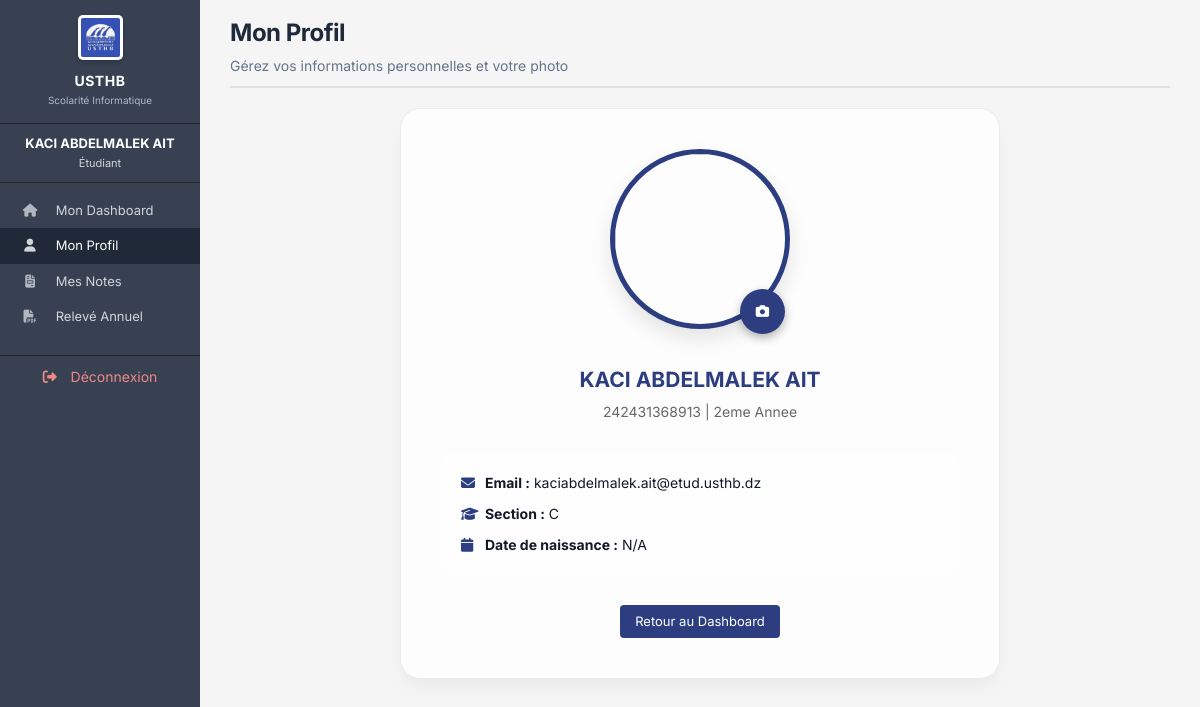
/profil_etudiant.php (signed in), run on the app's committed database.
### tables this page shows
CREATE TABLE `etudiants` (
  `id` int(11) NOT NULL AUTO_INCREMENT,
  `matricule` varchar(20) NOT NULL,
  `nom` varchar(100) NOT NULL,
  `prenom` varchar(100) NOT NULL,
  `email` varchar(150) NOT NULL,
  `mot_de_passe` varchar(255) NOT NULL,
  `niveau` varchar(50) DEFAULT NULL,
  `specialite` varchar(100) DEFAULT NULL,
  `section` varchar(10) DEFAULT NULL,
  `groupe_td` int(11) DEFAULT NULL,
  `groupe_tp` int(11) DEFAULT NULL,
  `date_naissance` date DEFAULT NULL,
  `photo` varchar(255) DEFAULT 'default.png',
  PRIMARY KEY (`id`),
  UNIQUE KEY `matricule` (`matricule`),
  UNIQUE KEY `email` (`email`)
);

### profil_etudiant.php (the view, shortened to what this page needs)
<?php
require_once 'config.php';
$user_id = $_SESSION['user_id'];
$stmt = $pdo->prepare("SELECT * FROM etudiants WHERE id = ?");
$stmt->execute([$user_id]);
$etudiant = $stmt->fetch();
$photo_path = (!empty($etudiant['photo']) && file_exists("uploads/profiles/" . $etudiant['photo']))
    ? "uploads/profiles/" . $etudiant['photo']
    : "assets/img/default-profile.png";
include 'includes/header.php';
include 'includes/sidebar.php';
?>
<div class="main-content">
    <div class="page-header">
        <h1>Mon Profil</h1>
        <p>Gérez vos informations personnelles et votre photo</p>
    </div>
    <div class="profile-container glass-effect" style="max-width: 600px; margin: 0 auto; padding: 40px; border-radius: 20px; text-align: center;">
        <div class="profile-image-wrapper" style="position: relative; display: inline-block; margin-bottom: 25px;">
            <img src="<?= $photo_path ?>" id="preview" style="width: 180px; height: 180px; border-radius: 50%; object-fit: cover; border: 5px solid #2c3e80; box-shadow: 0 10px 20px rgba(0,0,0,0.1);">
            <button onclick="document.getElementById('fileInput').click()" style="position: absolute; bottom: 5px; right: 5px; background: #2c3e80; color: white; border: none; width: 45px; height: 45px; border-radius: 50%; cursor: pointer; display: flex; align-items: center; justify-content: center; box-shadow: 0 4px 10px rgba(0,0,0,0.3);">
                <i class="fa-solid fa-camera"></i>
            </button>
        </div>
        <h2 style="color: #2c3e80; margin-bottom: 5px;"><?= htmlspecialchars($etudiant['prenom'] . ' ' . $etudiant['nom']) ?></h2>
        <p style="color: #666; margin-bottom: 30px;"><?= htmlspecialchars($etudiant['matricule']) ?> | <?= htmlspecialchars($etudiant['niveau']) ?></p>
        <div class="profile-details" style="text-align: left; background: rgba(255,255,255,0.5); padding: 20px; border-radius: 15px;">
            <p style="margin-bottom: 10px;"><i class="fa-solid fa-envelope" style="width: 20px; color: #2c3e80;"></i> <strong>Email :</strong> <?= htmlspecialchars($etudiant['email']) ?></p>
            <p style="margin-bottom: 10px;"><i class="fa-solid fa-graduation-cap" style="width: 20px; color: #2c3e80;"></i> <strong>Section :</strong> <?= htmlspecialchars($etudiant['section']) ?></p>
            <p><i class="fa-solid fa-calendar" style="width: 20px; color: #2c3e80;"></i> <strong>Date de naissance :</strong> <?= $etudiant['date_naissance'] ? date('d/m/Y', strtotime($etudiant['date_naissance'])) : 'N/A' ?></p>
        </div>
        <div style="margin-top: 30px;">
            <a href="dashboard_etudiant.php" class="btn-add" style="background: #2c3e80;">Retour au Dashboard</a>
        </div>
    </div>
</div>
<?php include 'includes/footer.php'; ?>

### assets/css/style.css (style rules this page uses)
:root { --primary-color: #374151; --primary-dark: #1f2937; --sidebar-bg: #262626; --bg-light: #ffffff; --bg-body: #f3f4f6; --text-main: #111827; --text-muted: #6b7280; --accent-gray: #d1d5db; --valid-green: #059669; --invalid-red: #dc2626; }
* { margin: 0; padding: 0; box-sizing: border-box; }
body { font-family: 'Inter', -apple-system, BlinkMacSystemFont, "Segoe UI", Roboto, sans-serif; background-color: var(--bg-body); color: var(--text-main); font-size: 14px; line-height: 1.5; }
a { text-decoration: none; color: var(--primary-color); }
.main-content { flex: 1; padding: 15px 30px 20px; background-color: #f5f5f5; }
.page-header { margin-bottom: 20px; padding-bottom: 10px; border-bottom: 2px solid #e0e0e0; }
.page-header h1 { font-size: 24px; font-weight: 700; color: #1e293b; letter-spacing: -0.02em; }
.page-header p { color: #64748b; font-size: 14px; margin-top: 4px; }
.btn-add { display: inline-block; padding: 7px 15px; background-color: var(--primary-color); color: white; border: none; border-radius: 4px; font-size: 13px; cursor: pointer; }
.glass-effect { background: rgba(255, 255, 255, 0.8); backdrop-filter: blur(12px); -webkit-backdrop-filter: blur(12px); border: 1px solid rgba(226, 232, 240, 0.8); box-shadow: 0 10px 15px -3px rgba(0, 0, 0, 0.05); }

### data on the page
etudiants: prenom+nom "KACI ABDELMALEK AIT", matricule "242431368913", niveau "2eme Annee", email "kaciabdelmalek.ait@etud.usthb.dz", section "C"

### other printed values
$_SESSION['prenom'] . ' ' . $_SESSION['nom'] "KACI ABDELMALEK AIT"
